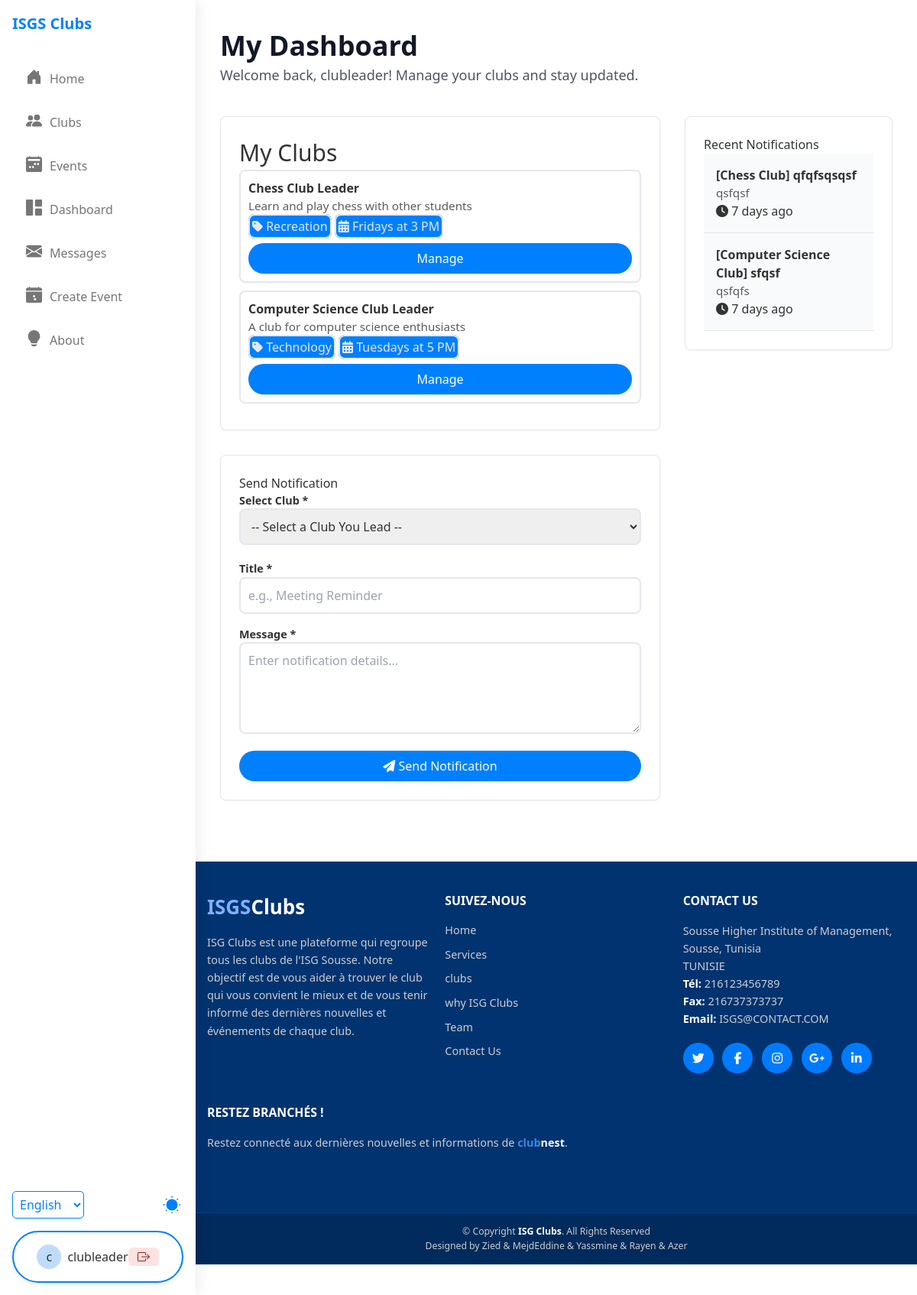
Before: /dashboard.php (signed in) with the older database file.
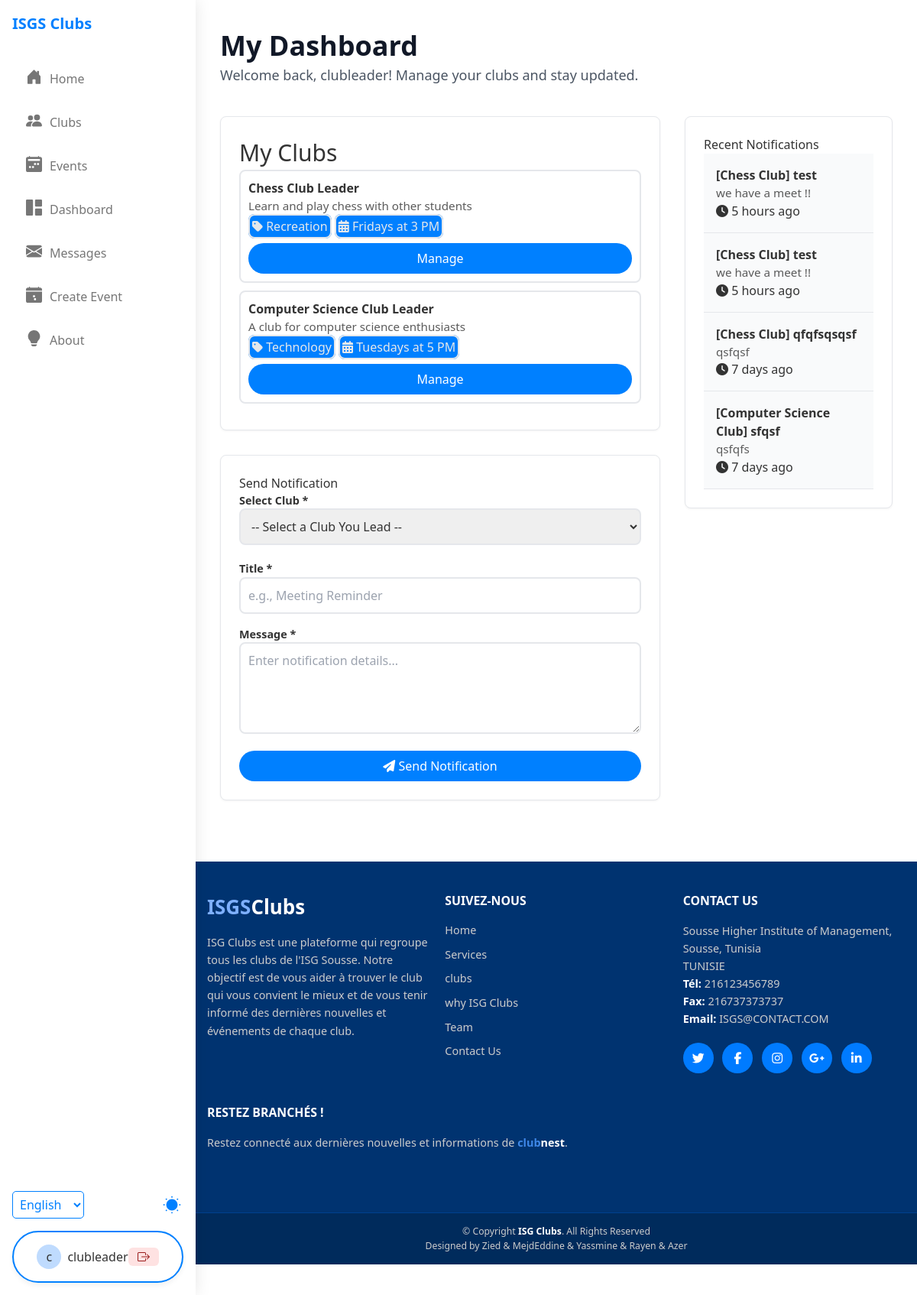
After: the same page with the newer database file.
### tables this page shows
CREATE TABLE `club_members` (
  `id` int(11) NOT NULL,
  `user_id` int(11) NOT NULL,
  `club_id` int(11) NOT NULL,
  `role` enum('member','leader','pending') NOT NULL DEFAULT 'pending',
  `joined_at` timestamp NOT NULL DEFAULT current_timestamp()
);

CREATE TABLE `clubs` (
  `id` int(11) NOT NULL,
  `name` varchar(100) NOT NULL,
  `description` text DEFAULT NULL,
  `category` varchar(50) NOT NULL,
  `meeting_schedule` varchar(100) DEFAULT NULL,
  `status` enum('pending','active','rejected') NOT NULL DEFAULT 'pending',
  `proposed_by_user_id` int(11) DEFAULT NULL COMMENT 'User ID who submitted the request',
  `created_at` timestamp NOT NULL DEFAULT current_timestamp()
);

CREATE TABLE `notifications` (
  `id` int(11) NOT NULL,
  `user_id` int(11) NOT NULL,
  `title` varchar(100) NOT NULL,
  `message` text NOT NULL,
  `is_read` tinyint(1) DEFAULT 0,
  `created_at` timestamp NOT NULL DEFAULT current_timestamp()
);

### config/database.php (called while the page is built, shortened)
<?php
$host = 'localhost';
$dbname = 'clubnest';
$username = 'root';
$password = '';
try {
    $pdo = new PDO("mysql:host=$host;dbname=$dbname", $username, $password);
    $pdo->setAttribute(PDO::ATTR_ERRMODE, PDO::ERRMODE_EXCEPTION);
    $pdo->setAttribute(PDO::ATTR_DEFAULT_FETCH_MODE, PDO::FETCH_ASSOC);
} catch (PDOException $e) {
    die("Database connection failed: " . $e->getMessage());
}
function getUserNotifications($userId)
{
    global $pdo;
    $query = "SELECT * FROM notifications WHERE user_id = :user_id ORDER BY created_at DESC";
    $stmt = $pdo->prepare($query);
    $stmt->bindParam(':user_id', $userId);
    $stmt->execute();
    return $stmt->fetchAll();
}
?>

### dashboard.php (the view, shortened to what the rows shown need)
<?php
require_once 'config/database.php';
$userId = $_SESSION['user']['id'];
$userRole = $_SESSION['user']['role'] ?? 'student';
function format_time_ago($datetime, $full = false) {
    try {
        $now = new DateTime;
        $timestamp = strtotime($datetime);
        $ago = new DateTime('@'.$timestamp);
        $diff = $now->diff($ago);
        $string = ['y'=>'year','m'=>'month','d'=>'day','h'=>'hour','i'=>'minute','s'=>'second'];
        foreach ($string as $k=>&$v){
            if(property_exists($diff, $k)){
                if($diff->$k) $v=$diff->$k.' '.$v.($diff->$k>1?'s':'');
                else unset($string[$k]);
            } else unset($string[$k]);
        }
        if(!$full)$string=array_slice($string,0,1);
        return $string?implode(', ',$string).' ago':'just now';
    } catch(Exception $e){
        error_log("Time format err ('{$datetime}'): ".$e->getMessage());
        $ts=strtotime($datetime);
        return $ts?date('M j, Y g:i a',$ts):'Invalid date';
    }
}
$userClubs = [];
$notifications = [];
try {
    $queryClubs = "SELECT c.id, c.name, c.description, c.category, c.meeting_schedule, c.status, cm.role as member_role
                   FROM clubs c
                   JOIN club_members cm ON c.id = cm.club_id
                   WHERE cm.user_id = :user_id
                   ORDER BY c.name ASC";
    $stmtClubs = $pdo->prepare($queryClubs);
    $stmtClubs->bindParam(':user_id', $userId, PDO::PARAM_INT);
    $stmtClubs->execute();
    $userClubs = $stmtClubs->fetchAll(PDO::FETCH_ASSOC);
} catch (Exception $e) {
    error_log("Error fetching user clubs for dashboard: " . $e->getMessage());
    $pageError = "Could not load your club information.";
}
if (function_exists('getUserNotifications')) {
    $notifications = getUserNotifications($userId);
}
$ledClubs = array_filter($userClubs, function($club) {
    return $club['member_role'] === 'leader';
});
include_once 'header.php';
?>
<main class="main-content dashboard-container py-10">
    <div class="dashboard-wrapper max-w-7xl mx-auto px-4 sm:px-6 lg:px-8">
        <div class="dashboard-header mb-10">
            <h1 class="text-3xl md:text-4xl font-bold text-gray-900 mb-1">My Dashboard</h1>
        </div>
        <div class="grid grid-cols-1 lg:grid-cols-3 gap-8">
            <div class="lg:col-span-2 space-y-8">
                <section class="card dashboard-section">
                    <h2 class="section-heading" style="font-size: 30px; font-weight:500;">My Clubs</h2>
                    <?php if (count($userClubs) > 0): ?>
                        <div class="list-container">
                            <?php foreach ($userClubs as $club): ?>
                                <div class=" club-list-item hover:bg-gray-50" style="width: 100%; margin-bottom:10px; border: 2px solid var(--border-color);border-radius: 0.5rem;padding:10px;">
                                    <div class="item-main">
                                        <strong class="item-title">
                                            <?php echo htmlspecialchars($club['name'] ?? 'Unnamed Club'); ?>
                                            <?php if (($club['member_role'] ?? '') === 'leader'): ?>
                                                <span class="role-badge leader-badge">Leader</span>
                                            <?php else: ?>
                                                <span class="role-badge member-badge">Member</span>
                                            <?php endif; ?>
                                        </strong>
                                        <p class="item-description">
                                            <?php $desc=$club['description']??''; echo htmlspecialchars(substr($desc,0,100)).(strlen($desc)>100?'...':''); ?>
                                        </p>
                                        <div class="item-meta-tags" style="margin-top: 3px;">
                                            <?php if (!empty($club['category'])): ?>
                                                <span class="item-meta" style="background-color:var(--primary-color); color:var(--border-color); width: 100%; border: 2px solid var(--border-color);border-radius: 0.5rem;padding:3px;"><i class="fas fa-tag" ></i> <?php echo htmlspecialchars($club['category']); ?></span>
                                            <?php endif; ?>
                                            <?php if (!empty($club['meeting_schedule'])): ?>
                                                <span class="item-meta" style="background-color:var(--primary-color); color:var(--border-color); width: 100%; border: 2px solid var(--border-color);border-radius: 0.5rem;padding:3px;"><i class="fas fa-calendar-alt"></i> <?php echo htmlspecialchars($club['meeting_schedule']); ?></span>
                                            <?php endif; ?>
                                        </div>
                                    </div>
                                    <div class="item-action">
                                        <a href="<?php echo ($club['member_role'] === 'leader' ? 'manage-club.php?id=' : 'club-detail.php?id='); ?><?php echo $club['id']; ?>"
                                           class="btn btn-primary">
                                            <?php echo ($club['member_role'] === 'leader') ? 'Manage' : 'View Club'; ?>
                                        </a>
                                    </div>
                                </div>
                            <?php endforeach; ?>
                        </div>
                    <?php endif; ?>
                </section>
                <?php if ($userRole === 'club_leader' || $userRole === 'admin'):  ?>
                    <?php if (count($ledClubs) > 0):  ?>
                        <section class="card dashboard-section">
                            <h2 class="section-heading">Send Notification</h2>
                        </section>
                    <?php endif;  ?>
                <?php endif;  ?>
            </div>
            <div class="space-y-8">
                <section class="card dashboard-section">
                    <h2 class="section-heading">Recent Notifications</h2>
                    <?php if (count($notifications) > 0): ?>
                        <div class="list-container notifications-list max-h-96 overflow-y-auto">
                            <?php foreach ($notifications as $index => $notification): ?>
                                <div class="list-item notification-list-item <?php echo !($notification['is_read'] ?? false) ? 'unread' : ''; ?>"> <div class="item-main"> <strong class="item-title notification-title"><?php echo htmlspecialchars($notification['title'] ?? ''); ?></strong> <p class="item-description notification-message"><?php echo htmlspecialchars($notification['message'] ?? ''); ?></p> </div> <span class="item-meta notification-time"><i class="fas fa-clock"></i> <?php echo format_time_ago($notification['created_at'] ?? ''); ?></span> </div>
                            <?php endforeach; ?>
                        </div>
                    <?php else: ?>
                         <div class="empty-list-message"><i class="fas fa-bell-slash icon-large"></i><p>No notifications yet.</p></div>
                    <?php endif; ?>
                </section>
            </div>
        </div>
    </div>
    <?php include 'footer.php'; ?>
</main>
</body>
</html>

Changed rows visible on the page:
added notifications: title "[Chess Club] test", message "we have a meet !!", created_at "5 hours ago"
added notifications: title "[Chess Club] test", message "we have a meet !!", created_at "5 hours ago"
